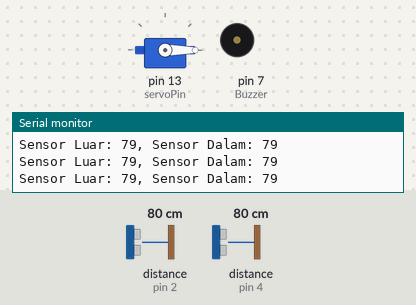
Bench run of a sketch on a simulated Arduino Uno, built with avr-gcc and run on an emulated ATmega328P. Parts: servo, buzzer (waves = sounding, pin HIGH), the last lines printed to the serial monitor. Wiring (inferred from the names in the program): 2 × ultrasonic range finder: trigger pin 3, echo pin 2 / trigger pin 5, echo pin 4. The inputs (shaded band) are chosen by the test bench; at power-on: distance to the obstacle (sensors on pin 4, pin 2) 80 cm. The echo pulse lasts 58.3 µs per cm; pins used as bus, display or sensor lines are not drawn.

Above: at 1.3 s.
1.4 s: distance to the obstacle (sensor on pin 4) set to 7 cm
4.4 s: distance to the obstacle (sensor on pin 4) set to 4 cm
At 4.72 s:
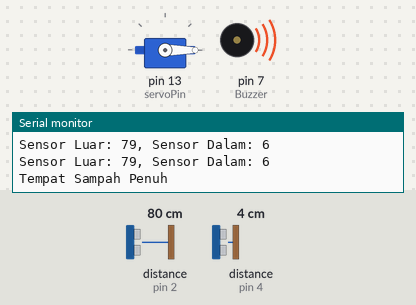
7.4 s: distance to the obstacle (sensor on pin 2) set to 12 cm
10.4 s: distance to the obstacle (sensor on pin 2) set to 9 cm
At 11.7 s:
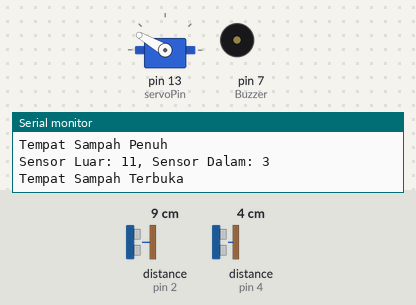
12.2 s: distance to the obstacle (sensor on pin 2) set to 18 cm
At 14.2 s:
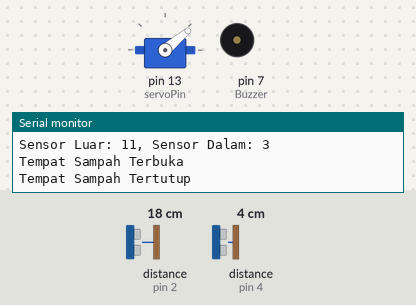
15.2 s: distance to the obstacle (sensor on pin 2) set to 2 cm
At 16.6 s:
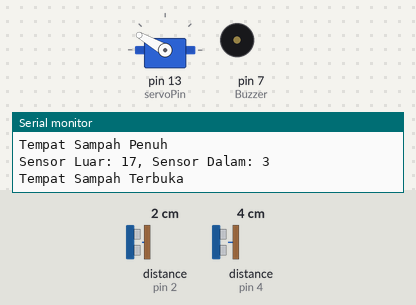
Timing chart, 0 to 17.9 s (numbered marks = the images above; inputs shaded):
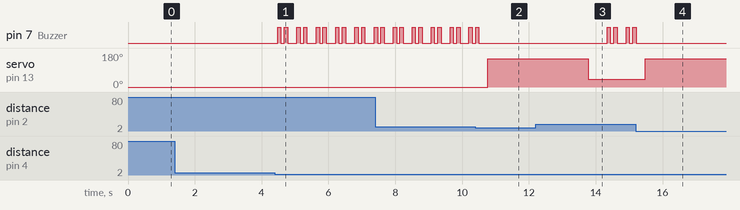

Measured:
- the behaviour switches between 6 and 5 cm on distance to the obstacle (sensor on pin 4) (found by bisection; images 0 and 1)
- the behaviour switches between 11 and 10 cm on distance to the obstacle (sensor on pin 2) (found by bisection; images 1 and 2)
- after the input at 4.4 s, pin 7 (Buzzer): LOW → HIGH after 0.08 s, then repeats every 0.58 s: LOW 0.10 s, HIGH 0.10 s, LOW 0.28 s, HIGH 0.10 s
- after the input at 10.4 s, pin 7 (Buzzer): goes on until 10.5 s, then stays LOW; servo on pin 13 (servoPin): 0° → 150° after 0.37 s
- after the input at 12.2 s, pin 7 (Buzzer): goes HIGH 0.10 s, LOW 0.10 s, HIGH 0.10 s, LOW 0.27 s, HIGH 0.10 s, LOW 0.10 s, then HIGH, starting after 2.1 s; servo on pin 13 (servoPin): goes on until 13.8 s, then stays 40°
- after the input at 15.2 s, pin 7 (Buzzer): goes on until 15.2 s, then stays LOW; servo on pin 13 (servoPin): 40° → 150° after 0.28 s

The sketch:

Smart_Dubstin.ino
```cpp
#include <Servo.h>
Servo servo;

#define trigPin1 3
#define echoPin1 2
#define trigPin2 5
#define echoPin2 4
#define servoPin 13
#define Buzzer 7

long duration1, dist1, average1;
long duration2, dist2, average2;
long aver[3];
long averr[3];

void setup() {
  Serial.begin(9600);
  servo.attach(servoPin);
  pinMode(trigPin1, OUTPUT);
  pinMode(echoPin1, INPUT);
  pinMode(trigPin2, OUTPUT);
  pinMode(echoPin2, INPUT);
  pinMode(Buzzer, OUTPUT);
  servo.write(0);
  delay(100);
  servo.detach();
}

void measure1() {
  digitalWrite(10,HIGH);
  digitalWrite(trigPin1, LOW);
  delayMicroseconds(5);
  digitalWrite(trigPin1, HIGH);
  delayMicroseconds(15);
  digitalWrite(trigPin1, LOW);
  pinMode(echoPin1, INPUT);
  duration1 = pulseIn(echoPin1, HIGH);
  dist1 = (duration1/2) / 29.1;
}
void measure2() {
   digitalWrite(10,HIGH);
  digitalWrite(trigPin2, LOW);
  delayMicroseconds(5);
  digitalWrite(trigPin2, HIGH);
  delayMicroseconds(15);
  digitalWrite(trigPin2, LOW);
  pinMode(echoPin2, INPUT);
  duration2 = pulseIn(echoPin2, HIGH);
  dist2 = (duration2/2) / 29.1;
}
void loop() {
  for (int i=0;i<=2;i++) {
    measure1();
   aver[i]=dist1;
    delay(10);
  }
 for (int i=0;i<=2;i++) {
    measure2();
   averr[i]=dist2;
    delay(10);
  }
  dist1=(aver[0]+aver[1]+aver[2])/3;
 dist2=(averr[0]+averr[1]+averr[2])/3;

if ( dist1<10) {

 servo.attach(servoPin);
 delay(2);
 servo.write(150);
 Serial.println("Tempat Sampah Terbuka");
 delay(3000);
 servo.write(40);
 Serial.println("Tempat Sampah Tertutup");
 delay(500);
 servo.detach();

}
 else if (dist2 < 5){
  Serial.println("Tempat Sampah Penuh");
  digitalWrite(Buzzer, HIGH);
  delay(100);
  digitalWrite(Buzzer, LOW);
  delay(100);
  digitalWrite(Buzzer, HIGH);
  delay(100);
  digitalWrite(Buzzer, LOW);
  delay(200);

}
  Serial.print("Sensor Luar: ");
  Serial.print(dist1);
  Serial.print(", Sensor Dalam: ");
  Serial.println(dist2);
}
```
